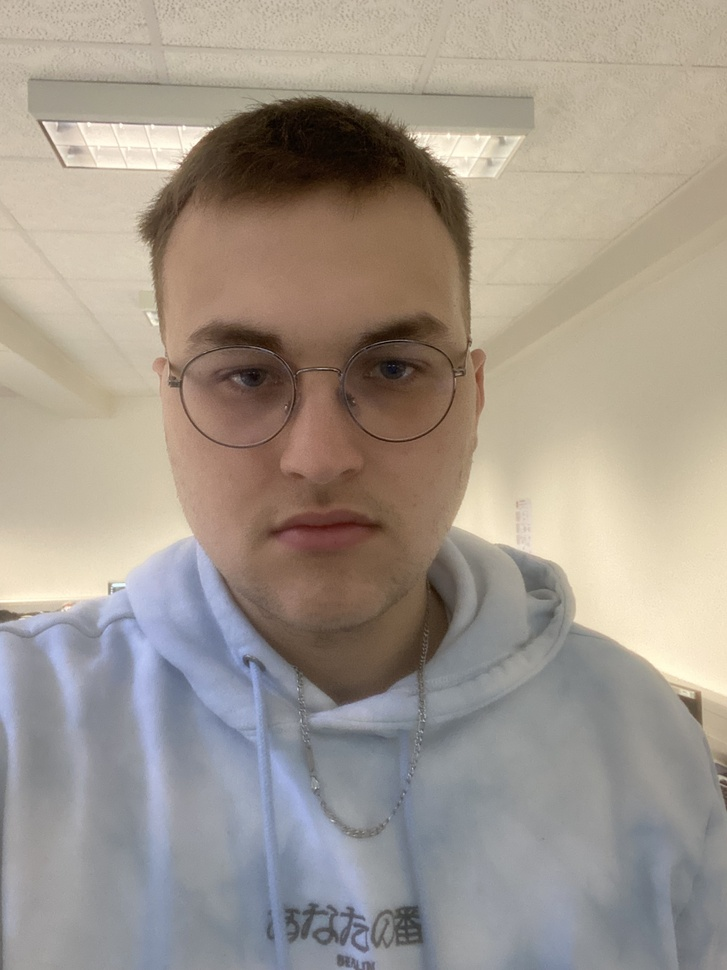
#> input picture src/srs-proto/karel.jpg, 727 x 970 px, shrunk from 2316 x 3088 before the run
$ python lbph.py
#> lines starting #> are read from the running program, lines starting #| are printed output that depends on the picture
import cv2
import numpy as np
import os

# Charger votre image et la convertir en niveaux de gris
known_image_path = "karel.jpg"  # Remplacez par le chemin vers votre photo
known_image = cv2.imread(known_image_path)
#> known_image is the input picture: shape (970, 727, 3); mean B, G, R 140.7, 151.2, 160.9
gray_known_image = cv2.cvtColor(known_image, cv2.COLOR_BGR2GRAY)
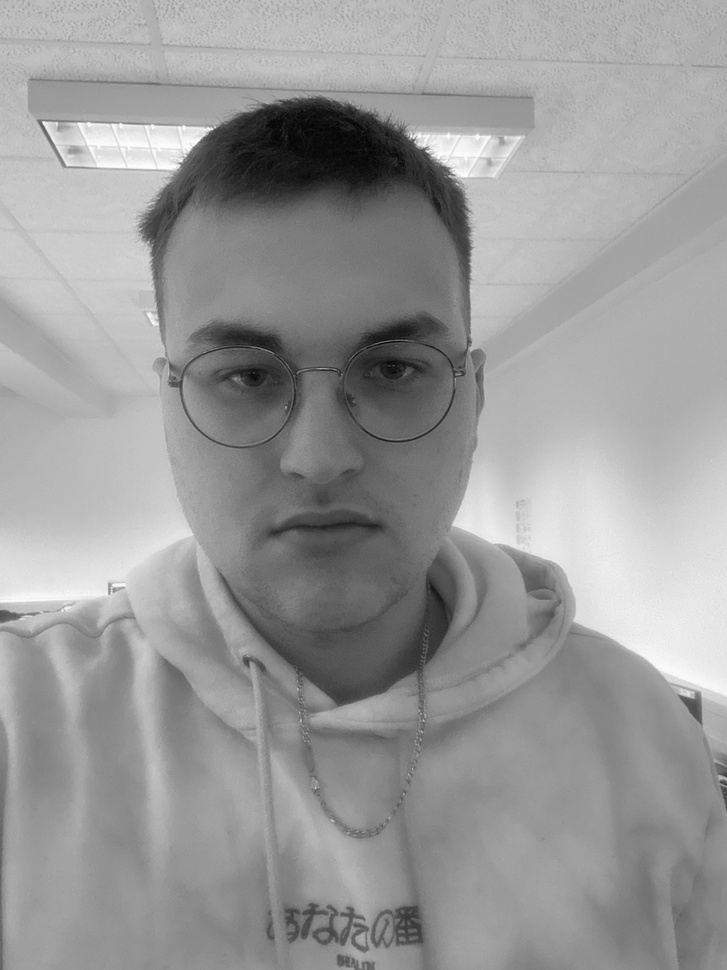
#> gray_known_image: shape (970, 727); min 3, max 253, mean 152.9

# Créer un répertoire pour stocker les images de formation si nécessaire
if not os.path.exists("training_images"):
    os.makedirs("training_images")

# Sauvegarder l'image dans le répertoire de formation
cv2.imwrite("training_images/known_face.jpg", gray_known_image)

# Préparer les données de formation pour le modèle LBPH
faces = []
labels = []

# Charger les images de formation
training_image_path = "training_images/known_face.jpg"
face_image = cv2.imread(training_image_path, cv2.IMREAD_GRAYSCALE)
#> face_image: shape (970, 727); min 2, max 255, mean 152.9
faces.append(face_image)
labels.append(1)  # Etiquette pour votre visage

# Entraîner le modèle LBPH
face_recognizer = cv2.face.LBPHFaceRecognizer_create()
face_recognizer.train(faces, np.array(labels))

# Sauvegarder le modèle entraîné
face_recognizer.save("face_recognizer_model.yml")
